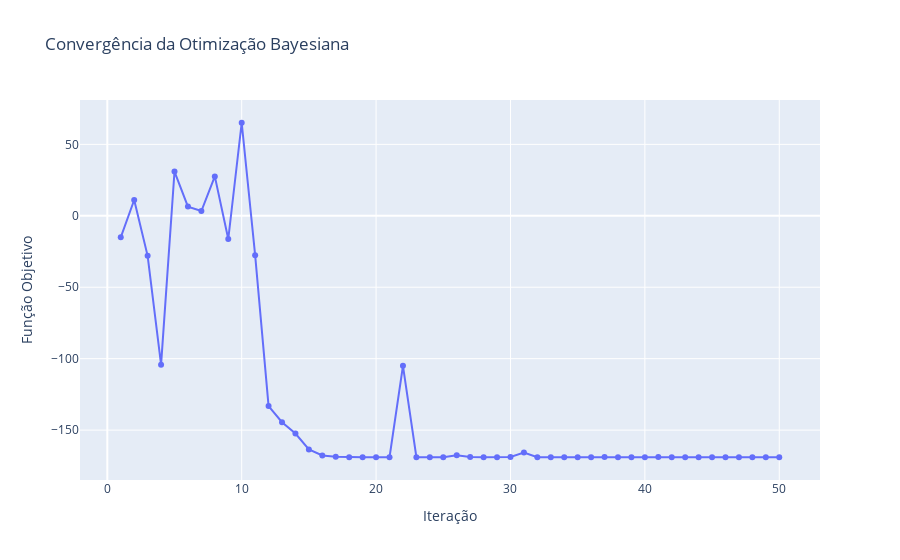

Notebook code for this chart:
### Code cell
import plotly.graph_objects as go
# Gerar o gráfico de convergência usando Plotly
fig = go.Figure()

fig.add_trace(go.Scatter(
    x=list(range(1, len(resultado.func_vals) + 1)),
    y=resultado.func_vals,
    mode='lines+markers',
    name='Convergência'
))

fig.update_layout(
    title='Convergência da Otimização Bayesiana',
    xaxis_title='Iteração',
    yaxis_title='Função Objetivo',
)

fig.show()

### Figure 1 — Plotly figure (JSON) as saved in the notebook; plotly's stock layout.template omitted (floating-point values rounded to 4 significant figures)
{"data": [{"mode": "lines+markers", "name": "Convergência", "type": "scatter", "x": [1, 2, 3, 4, 5, 6, 7, 8, 9, 10, 11, 12, 13, 14, 15, 16, 17, 18, 19, 20, 21, 22, 23, 24, 25, 26, 27, 28, 29, 30, 31, 32, 33, 34, 35, 36, 37, 38, 39, 40, 41, 42, 43, 44, 45, 46, 47, 48, 49, 50], "y": [-15.08, 11.05, -28.0, -104.2, 30.98, 6.443, 3.325, 27.58, -16.25, 65.14, -27.59, -133.2, -144.5, -152.4, -163.5, -167.8, -168.6, -169.0, -169.0, -169.0, -169.0, -105, -169.0, -169.0, -169.0, -167.5, -168.8, -169.0, -169.0, -168.8, -165.7, -169.0, -169.0, -169.0, -169.0, -169.0, -168.9, -169.0, -169.0, -169.0, -168.9, -169.0, -169.0, -169.0, -169.0, -169.0, -169.0, -169.0, -169.0, -169.0]}], "layout": {"title": {"text": "Convergência da Otimização Bayesiana"}, "xaxis": {"title": {"text": "Iteração"}}, "yaxis": {"title": {"text": "Função Objetivo"}}}}
